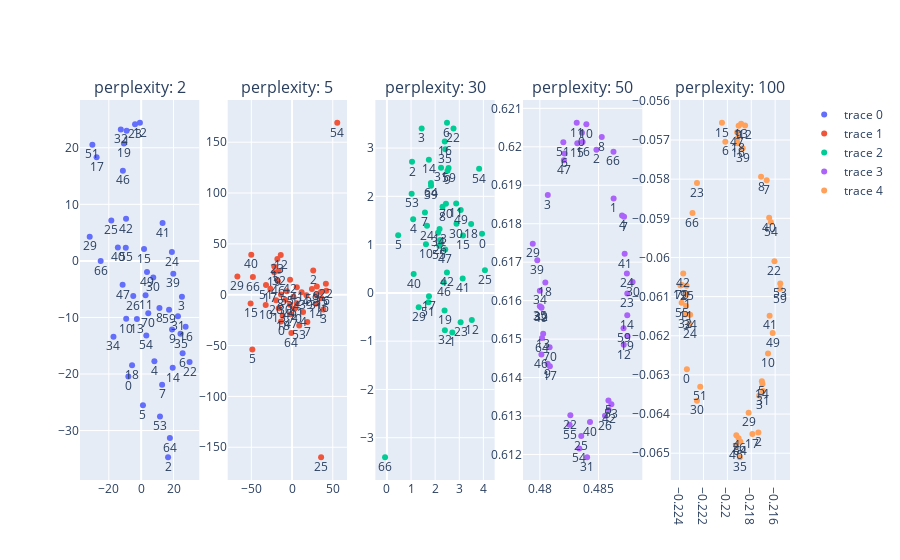

The cell this chart's notebook holds for it:
### Code cell
n_components = 2
fig = make_subplots(rows=1, cols=5, subplot_titles=([f'perplexity: {i}' for i in [2,5,30,50,100]]))

for i, p in enumerate([2,5,30,50,100]):
    tsne = TSNE(n_components, perplexity=p, learning_rate=max(len(true_aj_matrix)/12/4, 50), metric='precomputed', n_iter=5000)
    tsne_result = tsne.fit_transform(true_aj_matrix)
    tsne_result_df = pd.DataFrame({'tsne_1': tsne_result[:,0], 'tsne_2': tsne_result[:,1], 'community': list(models.keys())})
    fig.add_trace(
        go.Scatter(x=tsne_result_df["tsne_1"], y=tsne_result_df["tsne_2"], mode="markers+text",text=tsne_result_df['community'], textposition="bottom center"),
        row=1,col=i+1
    )

    # fig = px.scatter(tsne_result_df, x="tsne_1", y="tsne_2", 
    #              text='community')
    # fig.update_traces(textposition="bottom right")
fig.show()

### Figure 1 — Plotly figure (JSON) as saved in the notebook; plotly's stock layout.template omitted (floating-point values rounded to 4 significant figures)
{"data": [{"mode": "markers+text", "text": ["12", "32", "64", "18", "34", "11", "41", "53", "3", "25", "70", "6", "9", "40", "31", "29", "54", "22", "14", "16", "13", "1", "51", "24", "19", "5", "2", "15", "55", "8", "7", "17", "39", "30", "46", "59", "49", "23", "4", "0", "66", "42", "26", "47", "35", "10"], "textposition": "bottom center", "type": "scatter", "x": [-0.7813, -12.59, 17.74, -5.643, -17.13, 2.708, 13.24, 11.61, 25.2, -18.47, 4.387, 25.63, 19.09, -14.43, 22.74, -31.83, 3.18, 29.92, 19.5, 27.47, -2.645, -8.987, -30.18, 19.0, -10.67, 1.1, 16.63, 1.764, -9.53, 11.29, 12.94, -27.56, 19.86, 7.454, -11.32, 17.24, 3.594, -3.797, 8.166, -7.943, -25.05, -9.357, -4.9, -11.48, 24.31, -9.266], "xaxis": "x", "y": [24.43, 23.22, -31.3, -18.43, -13.41, -6.065, 6.694, -27.51, -6.333, 7.155, -9.268, -16.32, -12.15, 2.355, -9.793, 4.277, -13.18, -17.86, -18.91, -11.65, -10.27, 23.0, 20.55, 1.588, 20.75, -25.52, -34.72, 2.097, 2.341, -8.316, -21.89, 18.33, -2.26, -2.956, 15.94, -8.634, -1.981, 24.17, -17.73, -20.42, -0.01523, 7.434, -6.198, -4.219, -12.89, -10.23], "yaxis": "y"}, {"mode": "markers+text", "text": ["12", "32", "64", "18", "34", "11", "41", "53", "3", "25", "70", "6", "9", "40", "31", "29", "54", "22", "14", "16", "13", "1", "51", "24", "19", "5", "2", "15", "55", "8", "7", "17", "39", "30", "46", "59", "49", "23", "4", "0", "66", "42", "26", "47", "35", "10"], "textposition": "bottom center", "type": "scatter", "x": [-13.9, -16.3, -0.7984, -11.5, 1.559, 5.653, 5.851, 8.864, 38.47, 35.69, 3.081, 42.13, 30.43, -50.09, 29.44, -67.14, 55.52, 41.56, 29.22, 36.22, -16.38, -21.77, -31.99, 11.74, -21.97, -48.83, 26.01, -50.92, -6.39, -13.6, 18.8, -26.61, 17.67, -8.141, -17.55, 24.43, -2.593, -18.03, 13.57, -13.52, -48.09, -2.431, -19.55, -1.513, 35.46, -32.36], "xaxis": "x2", "y": [39.16, 23.38, -37.63, -20.75, -1.874, -8.481, 7.307, -30.36, -14.63, -159.8, -13.91, 3.9, 8.05, 39.4, -0.2564, 17.85, 169.1, 10.75, -8.955, -3.557, -13.26, 27.77, 9.488, 2.468, 22.17, -53.98, 23.81, -8.584, 3.35, 0.1244, -26.92, 5.894, -0.4827, -5.061, 13.38, 5.661, -9.9, 35.17, -17.07, -26.23, 17.39, 14.84, -5.442, -19.24, 2.597, -10.06], "yaxis": "y2"}, {"mode": "markers+text", "text": ["12", "32", "64", "18", "34", "11", "41", "53", "3", "25", "70", "6", "9", "40", "31", "29", "54", "22", "14", "16", "13", "1", "51", "24", "19", "5", "2", "15", "55", "8", "7", "17", "39", "30", "46", "59", "49", "23", "4", "0", "66", "42", "26", "47", "35", "10"], "textposition": "bottom center", "type": "scatter", "x": [3.52, 2.402, 1.824, 3.492, 2.119, 2.872, 3.141, 1.025, 1.44, 4.064, 2.447, 2.491, 2.512, 1.108, 2.244, 1.317, 3.822, 2.76, 1.738, 2.397, 2.183, 2.712, 1.722, 1.663, 2.39, 0.4654, 1.04, 3.153, 2.176, 2.307, 1.576, 1.743, 1.829, 2.885, 2.354, 2.555, 3.059, 3.055, 1.088, 3.944, -0.07727, 2.489, 2.209, 2.419, 2.422, 1.618], "xaxis": "x3", "y": [-0.5626, -0.7734, 2.276, 1.425, 1.246, 1.851, 0.2997, 2.054, 3.403, 0.4703, 1.844, 3.524, 2.53, 0.3927, 2.593, -0.2996, 2.571, 3.404, 2.759, 3.136, 1.322, -0.8221, -0.1942, 1.388, -0.3666, 1.193, 2.716, 1.191, 0.9769, 1.784, 1.667, -0.07122, 2.22, 1.432, 0.2212, 2.588, 1.718, -0.6074, 1.523, 1.224, -3.405, 0.4245, 1.098, 0.8998, 2.977, 1.005], "yaxis": "y3"}, {"mode": "markers+text", "text": ["12", "32", "64", "18", "34", "11", "41", "53", "3", "25", "70", "6", "9", "40", "31", "29", "54", "22", "14", "16", "13", "1", "51", "24", "19", "5", "2", "15", "55", "8", "7", "17", "39", "30", "46", "59", "49", "23", "4", "0", "66", "42", "26", "47", "35", "10"], "textposition": "bottom center", "type": "scatter", "x": [0.4871, 0.4801, 0.4802, 0.4805, 0.48, 0.4831, 0.4872, 0.4861, 0.4807, 0.4835, 0.4808, 0.4821, 0.4807, 0.4843, 0.484, 0.4794, 0.4834, 0.4826, 0.4874, 0.4836, 0.4803, 0.4863, 0.482, 0.4874, 0.4875, 0.4858, 0.4848, 0.4832, 0.4825, 0.4853, 0.4872, 0.4809, 0.4798, 0.4879, 0.4801, 0.4871, 0.4801, 0.4875, 0.487, 0.4836, 0.4863, 0.4859, 0.4856, 0.482, 0.48, 0.484], "xaxis": "x4", "y": [0.6149, 0.6158, 0.615, 0.6165, 0.6163, 0.6206, 0.6172, 0.6133, 0.6187, 0.6125, 0.6148, 0.6198, 0.6144, 0.6128, 0.6119, 0.6175, 0.6122, 0.613, 0.6156, 0.6201, 0.6151, 0.6187, 0.6201, 0.6167, 0.6151, 0.6134, 0.6199, 0.6201, 0.6128, 0.6203, 0.6182, 0.6143, 0.617, 0.6165, 0.6146, 0.6153, 0.6158, 0.6162, 0.6182, 0.6204, 0.6199, 0.6132, 0.613, 0.6196, 0.6159, 0.6206], "yaxis": "y4"}, {"mode": "markers+text", "text": ["12", "32", "64", "18", "34", "11", "41", "53", "3", "25", "70", "6", "9", "40", "31", "29", "54", "22", "14", "16", "13", "1", "51", "24", "19", "5", "2", "15", "55", "8", "7", "17", "39", "30", "46", "59", "49", "23", "4", "0", "66", "42", "26", "47", "35", "10"], "textposition": "bottom center", "type": "scatter", "x": [-0.2185, -0.2235, -0.2189, -0.2191, -0.2231, -0.2235, -0.2165, -0.2156, -0.2173, -0.2234, -0.2238, -0.2202, -0.2191, -0.2165, -0.217, -0.2182, -0.2164, -0.2161, -0.2171, -0.2191, -0.2188, -0.2234, -0.2223, -0.2232, -0.2239, -0.2171, -0.2174, -0.2205, -0.2238, -0.2172, -0.2167, -0.2179, -0.2187, -0.2225, -0.2193, -0.2156, -0.2162, -0.2225, -0.2193, -0.2234, -0.2229, -0.2237, -0.2191, -0.2192, -0.219, -0.2166], "xaxis": "x5", "y": [-0.05663, -0.06146, -0.0647, -0.05696, -0.06146, -0.06124, -0.06149, -0.06066, -0.06353, -0.06073, -0.0607, -0.05704, -0.05664, -0.05899, -0.06341, -0.06396, -0.0591, -0.0601, -0.06323, -0.05709, -0.05658, -0.06093, -0.0633, -0.0617, -0.06072, -0.06316, -0.06447, -0.05656, -0.06116, -0.05794, -0.05803, -0.06451, -0.05721, -0.06366, -0.0648, -0.0608, -0.06193, -0.0581, -0.06454, -0.06286, -0.05886, -0.06041, -0.06462, -0.0568, -0.0651, -0.06246], "yaxis": "y5"}], "layout": {"annotations": [{"font": {"size": 16}, "showarrow": false, "text": "perplexity: 2", "x": 0.084, "xanchor": "center", "xref": "paper", "y": 1, "yanchor": "bottom", "yref": "paper"}, {"font": {"size": 16}, "showarrow": false, "text": "perplexity: 5", "x": 0.292, "xanchor": "center", "xref": "paper", "y": 1, "yanchor": "bottom", "yref": "paper"}, {"font": {"size": 16}, "showarrow": false, "text": "perplexity: 30", "x": 0.5, "xanchor": "center", "xref": "paper", "y": 1, "yanchor": "bottom", "yref": "paper"}, {"font": {"size": 16}, "showarrow": false, "text": "perplexity: 50", "x": 0.708, "xanchor": "center", "xref": "paper", "y": 1, "yanchor": "bottom", "yref": "paper"}, {"font": {"size": 16}, "showarrow": false, "text": "perplexity: 100", "x": 0.916, "xanchor": "center", "xref": "paper", "y": 1, "yanchor": "bottom", "yref": "paper"}], "xaxis": {"anchor": "y", "domain": [0, 0.168]}, "xaxis2": {"anchor": "y2", "domain": [0.208, 0.376]}, "xaxis3": {"anchor": "y3", "domain": [0.416, 0.584]}, "xaxis4": {"anchor": "y4", "domain": [0.624, 0.792]}, "xaxis5": {"anchor": "y5", "domain": [0.832, 1]}, "yaxis": {"anchor": "x", "domain": [0, 1]}, "yaxis2": {"anchor": "x2", "domain": [0, 1]}, "yaxis3": {"anchor": "x3", "domain": [0, 1]}, "yaxis4": {"anchor": "x4", "domain": [0, 1]}, "yaxis5": {"anchor": "x5", "domain": [0, 1]}}}
